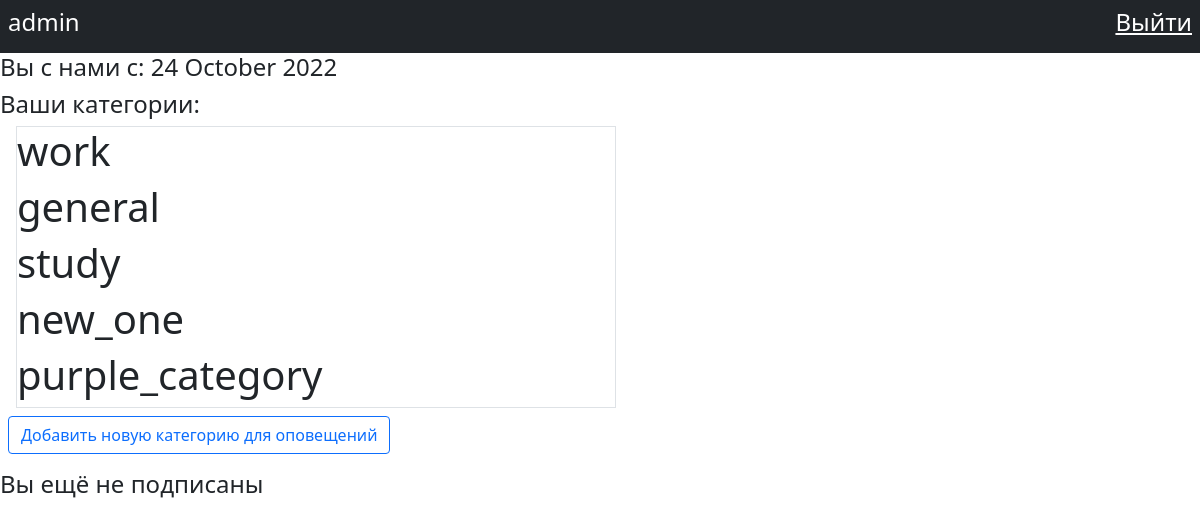
The app's page /auth/profile/ (signed in), older data.
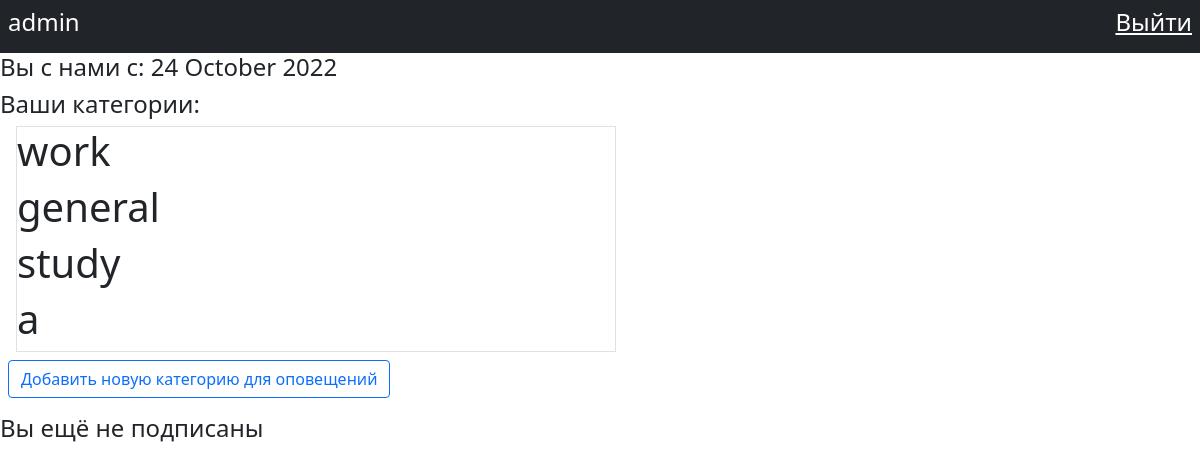
The same page, newer data.
### notifications/models.py (models this page shows)
class NotificationType(models.Model):
    name_type = models.CharField(max_length=45)
    color = models.CharField(max_length=15)
    def __str__(self):
        return self.name_type

### authentication/views.py (the view)
# urls.py: path('profile/', UserProfileView.as_view(), name="profile"),
class UserProfileView(LoginRequiredMixin, DetailView):
    login_url = reverse_lazy('login')
    model = MyUser
    template_name = 'auth/profile.html'
    context_object_name = 'user'
    def get_object(self):
        return self.model.objects.get(pk=self.request.user.pk)

### templates/auth/profile.html (shortened to what this page needs)
{% extends 'base.html' %}
{% block content %}
    <section>
        <nav class="bg-dark h-25 d-flex justify-content-between align-items-center">
            {% if user.is_authenticated %}
                <h5 class="text-white fs-4 p-2">{{ user }}</h5>
                <h5><a class="text-white fs-4 p-2" href="/auth/logout/">Выйти</a></h5>
            {% endif %}
        </nav>
        <div>
            <h4>Вы с нами c: {{ user.date_joined|date:"d F Y" }}</h4>
            <h4>Ваши категории:</h4>
            <div class="ms-3 border w-50">
                {% for notif_type in user.notification_type.all %}
                    <h1>{{ notif_type }}</h1>
                {% endfor %}
            </div>
            <a class="btn btn-outline-primary m-2" href="/notifications/add_notification_type/">Добавить новую категорию для оповещений</a>
            <div class="mt-2">
                {% if user.is_subscribed == False %}
                    <h4>Вы ещё не подписаны</h4>
                {% else %}
                    <h4>Вы подписаны ^-^</h4>
                {% endif %}
            </div>
        </div>
    </section>
{% endblock %}

Row changes from the older to the newer data that the page shows:
removed NotificationType: name_type "new_one"
removed NotificationType: name_type "purple_category"
added NotificationType: name_type "a"
